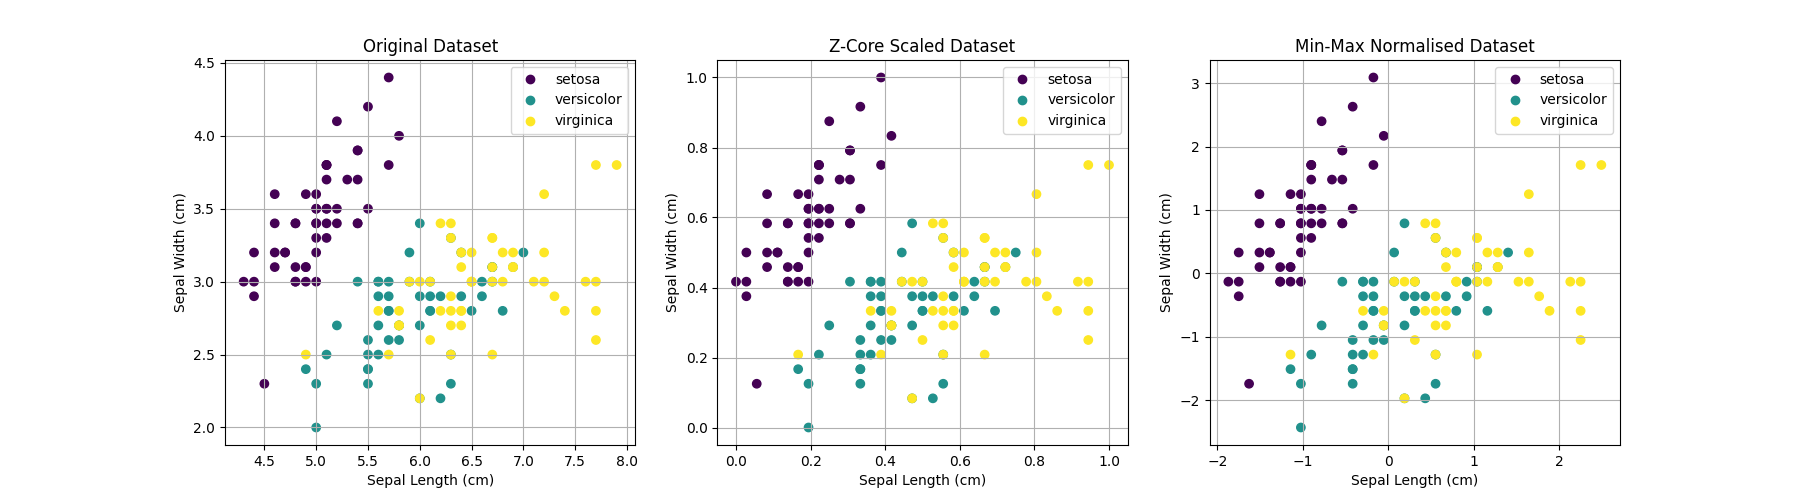

Recreate this plot in Python.
from sklearn import datasets 
from sklearn.preprocessing import MinMaxScaler, StandardScaler 
import pandas as pd 
import matplotlib.pyplot as plt


iris = datasets.load_iris(as_frame=True)
X = pd.DataFrame(iris.data, columns=iris.feature_names)
y = pd.Series(iris.target, name='FlowerType') 

data = X[["sepal length (cm)", 'sepal width (cm)']]

print("min: \n", data.min())
print("\nmax: \n", data.max())
print('\nmean: \n', data.mean())
print("\nstd. deviation: \n", data.std())


minmax = MinMaxScaler()
dataMinMax = pd.DataFrame(minmax.fit_transform(data),
                           columns=data.columns)

zCore = StandardScaler()
dataZCore = pd.DataFrame(zCore.fit_transform(data),
                           columns=data.columns)


fig, axes = plt.subplots(1, 3, figsize=(18,5))
titles = ['Original Dataset', 'Z-Core Scaled Dataset', 'Min-Max Normalised Dataset']
datas = [ data, dataMinMax, dataZCore]

i = 0
for ax in axes:
    scatter = ax.scatter(datas[i].iloc[:,0], datas[i].iloc[:,1], c=y)
    ax.set_xlabel('Sepal Length (cm)')
    ax.set_ylabel('Sepal Width (cm)')
    ax.set_title(titles[i])
    ax.legend(
        scatter.legend_elements()[0],
        iris.target_names.tolist())
    ax.grid(True)

    i += 1

plt.show()
